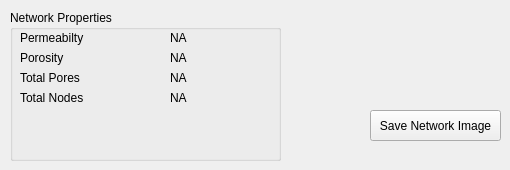
        <widget class="QWidget" name="tab_5">
         <attribute name="title">
          <string>Results</string>
         </attribute>
         <widget class="QGroupBox" name="groupBox_14">
          <property name="geometry">
           <rect>
            <x>10</x>
            <y>10</y>
            <width>271</width>
            <height>151</height>
           </rect>
          </property>
          <property name="title">
           <string>Network Properties</string>
          </property>
          <property name="flat">
           <bool>true</bool>
          </property>
          <widget class="QLabel" name="label_16">
           <property name="geometry">
            <rect>
             <x>10</x>
             <y>40</y>
             <width>150</width>
             <height>16</height>
            </rect>
           </property>
           <property name="text">
            <string>Porosity</string>
           </property>
          </widget>
          <widget class="QLabel" name="label_15">
           <property name="geometry">
            <rect>
             <x>10</x>
             <y>20</y>
             <width>150</width>
             <height>16</height>
            </rect>
           </property>
           <property name="text">
            <string>Permeabilty</string>
           </property>
          </widget>
          <widget class="QLabel" name="porosityLabel">
           <property name="geometry">
            <rect>
             <x>160</x>
             <y>40</y>
             <width>81</width>
             <height>16</height>
            </rect>
           </property>
           <property name="toolTip">
            <string>%</string>
           </property>
           <property name="text">
            <string>NA</string>
           </property>
          </widget>
          <widget class="QLabel" name="permeabilityLabel">
           <property name="geometry">
            <rect>
             <x>160</x>
             <y>20</y>
             <width>81</width>
             <height>16</height>
            </rect>
           </property>
           <property name="toolTip">
            <string>mDarcy</string>
           </property>
           <property name="text">
            <string>NA</string>
           </property>
          </widget>
          <widget class="QLabel" name="label_35">
           <property name="geometry">
            <rect>
             <x>10</x>
             <y>60</y>
             <width>150</width>
             <height>16</height>
            </rect>
           </property>
           <property name="text">
            <string>Total Pores</string>
           </property>
          </widget>
          <widget class="QLabel" name="totalPoresLabel">
           <property name="geometry">
            <rect>
             <x>160</x>
             <y>60</y>
             <width>81</width>
             <height>16</height>
            </rect>
           </property>
           <property name="text">
            <string>NA</string>
           </property>
          </widget>
          <widget class="QLabel" name="totalNodesLabel">
           <property name="geometry">
            <rect>
             <x>160</x>
             <y>80</y>
             <width>81</width>
             <height>16</height>
            </rect>
           </property>
           <property name="text">
            <string>NA</string>
           </property>
          </widget>
          <widget class="QLabel" name="label_38">
           <property name="geometry">
            <rect>
             <x>10</x>
             <y>80</y>
             <width>150</width>
             <height>16</height>
            </rect>
           </property>
           <property name="text">
            <string>Total Nodes</string>
           </property>
          </widget>
         </widget>
         <widget class="QPushButton" name="saveNetworkImageButton">
          <property name="geometry">
           <rect>
            <x>370</x>
            <y>110</y>
            <width>131</width>
            <height>31</height>
           </rect>
          </property>
          <property name="text">
           <string>Save Network Image</string>
          </property>
         </widget>
        </widget>
